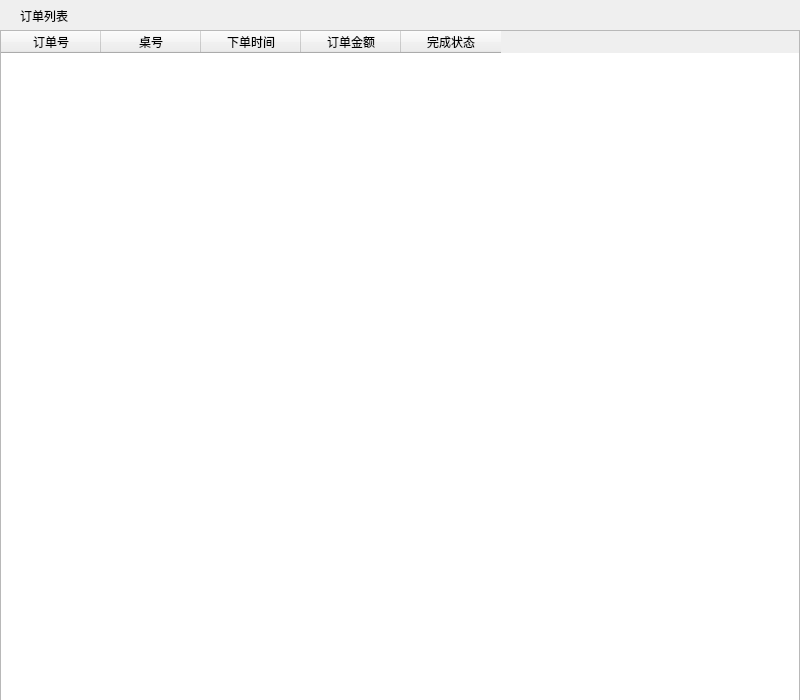
<?xml version="1.0" encoding="UTF-8"?>
<ui version="4.0">
 <class>OrderLists</class>
 <widget class="QWidget" name="OrderLists">
  <property name="geometry">
   <rect>
    <x>0</x>
    <y>0</y>
    <width>800</width>
    <height>700</height>
   </rect>
  </property>
  <property name="minimumSize">
   <size>
    <width>800</width>
    <height>700</height>
   </size>
  </property>
  <property name="windowTitle">
   <string>Form</string>
  </property>
  <widget class="QTableWidget" name="tableWidget">
   <property name="geometry">
    <rect>
     <x>0</x>
     <y>30</y>
     <width>800</width>
     <height>700</height>
    </rect>
   </property>
   <property name="minimumSize">
    <size>
     <width>800</width>
     <height>700</height>
    </size>
   </property>
   <column>
    <property name="text">
     <string>订单号</string>
    </property>
   </column>
   <column>
    <property name="text">
     <string>桌号</string>
    </property>
   </column>
   <column>
    <property name="text">
     <string>下单时间</string>
    </property>
   </column>
   <column>
    <property name="text">
     <string>订单金额</string>
    </property>
   </column>
   <column>
    <property name="text">
     <string>完成状态</string>
    </property>
   </column>
  </widget>
  <widget class="QLabel" name="label">
   <property name="geometry">
    <rect>
     <x>20</x>
     <y>10</y>
     <width>54</width>
     <height>12</height>
    </rect>
   </property>
   <property name="text">
    <string>订单列表</string>
   </property>
  </widget>
 </widget>
 <resources/>
 <connections/>
</ui>
